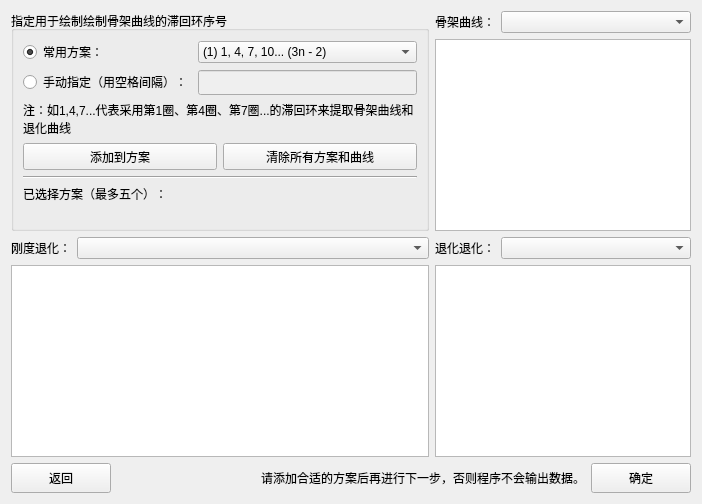
      <widget class="QWidget" name="tab7_1">
       <attribute name="title">
        <string>骨架曲线&amp;&amp;退化曲线</string>
       </attribute>
       <layout class="QVBoxLayout" name="verticalLayout_32">
        <item>
         <layout class="QGridLayout" name="gridLayout_9" rowstretch="1,1" columnstretch="1,1">
          <item row="0" column="0">
           <widget class="QGroupBox" name="groupBox_14">
            <property name="title">
             <string>指定用于绘制绘制骨架曲线的滞回环序号</string>
            </property>
            <layout class="QVBoxLayout" name="verticalLayout_34" stretch="0,0,1">
             <item>
              <layout class="QVBoxLayout" name="verticalLayout_33">
               <item>
                <layout class="QGridLayout" name="gridLayout_8" columnstretch="0,0">
                 <item row="0" column="1">
                  <widget class="QComboBox" name="comboBox_5">
                   <item>
                    <property name="text">
                     <string>(1) 1, 4, 7, 10... (3n - 2)</string>
                    </property>
                   </item>
                   <item>
                    <property name="text">
                     <string>(2) 2, 5, 8, 11... (3n - 1)</string>
                    </property>
                   </item>
                   <item>
                    <property name="text">
                     <string>(3) 3, 6, 9, 12... (3n)</string>
                    </property>
                   </item>
                   <item>
                    <property name="text">
                     <string>(4) 1, 3, 5, 7... (2n - 1)</string>
                    </property>
                   </item>
                   <item>
                    <property name="text">
                     <string>(5) 2, 4, 6, 8... (2n)</string>
                    </property>
                   </item>
                   <item>
                    <property name="text">
                     <string>(6) 1, 2, 3, 4, 5... (n)</string>
                    </property>
                   </item>
                   <item>
                    <property name="text">
                     <string>(7) 6, 12, 16, 18, 20... (2n, n &gt; 9)</string>
                    </property>
                   </item>
                   <item>
                    <property name="text">
                     <string>(8) 5, 11, 15, 17, 19... (2n - 1, n &gt; 9)</string>
                    </property>
                   </item>
                   <item>
                    <property name="text">
                     <string>(9) 1, 2, 3, 6, 9, 12... (3n, n &gt; 3)</string>
                    </property>
                   </item>
                  </widget>
                 </item>
                 <item row="1" column="0">
                  <widget class="QRadioButton" name="radioButton_9">
                   <property name="text">
                    <string>手动指定（用空格间隔）：</string>
                   </property>
                  </widget>
                 </item>
                 <item row="1" column="1">
                  <widget class="QLineEdit" name="lineEdit_27">
                   <property name="enabled">
                    <bool>false</bool>
                   </property>
                   <property name="minimumSize">
                    <size>
                     <width>0</width>
                     <height>25</height>
                    </size>
                   </property>
                  </widget>
                 </item>
                 <item row="0" column="0">
                  <widget class="QRadioButton" name="radioButton_8">
                   <property name="text">
                    <string>常用方案：</string>
                   </property>
                   <property name="checked">
                    <bool>true</bool>
                   </property>
                  </widget>
                 </item>
                </layout>
               </item>
               <item>
                <widget class="QLabel" name="label_58">
                 <property name="text">
                  <string>注：如1,4,7...代表采用第1圈、第4圈、第7圈...的滞回环来提取骨架曲线和退化曲线</string>
                 </property>
                 <property name="wordWrap">
                  <bool>true</bool>
                 </property>
                </widget>
               </item>
               <item>
                <layout class="QHBoxLayout" name="horizontalLayout_39">
                 <item>
                  <widget class="QPushButton" name="pushButton_31">
                   <property name="minimumSize">
                    <size>
                     <width>0</width>
                     <height>27</height>
                    </size>
                   </property>
                   <property name="text">
                    <string>添加到方案</string>
                   </property>
                  </widget>
                 </item>
                 <item>
                  <widget class="QPushButton" name="pushButton_32">
                   <property name="minimumSize">
                    <size>
                     <width>0</width>
                     <height>27</height>
                    </size>
                   </property>
                   <property name="text">
                    <string>清除所有方案和曲线</string>
                   </property>
                  </widget>
                 </item>
                </layout>
               </item>
              </layout>
             </item>
             <item>
              <widget class="Line" name="line_9">
               <property name="orientation">
                <enum>Qt::Horizontal</enum>
               </property>
              </widget>
             </item>
             <item>
              <widget class="QLabel" name="label_57">
               <property name="text">
                <string>已选择方案（最多五个）：</string>
               </property>
               <property name="alignment">
                <set>Qt::AlignLeading|Qt::AlignLeft|Qt::AlignTop</set>
               </property>
               <property name="wordWrap">
                <bool>true</bool>
               </property>
              </widget>
             </item>
            </layout>
           </widget>
          </item>
          <item row="0" column="1">
           <layout class="QVBoxLayout" name="verticalLayout_29" stretch="0,1">
            <item>
             <layout class="QHBoxLayout" name="horizontalLayout_33" stretch="0,1">
              <item>
               <widget class="QLabel" name="label_54">
                <property name="text">
                 <string>骨架曲线：</string>
                </property>
               </widget>
              </item>
              <item>
               <widget class="QComboBox" name="comboBox_2"/>
              </item>
             </layout>
            </item>
            <item>
             <widget class="QGraphicsView" name="graphicsView_13"/>
            </item>
           </layout>
          </item>
          <item row="1" column="0">
           <layout class="QVBoxLayout" name="verticalLayout_30" stretch="0,1">
            <item>
             <layout class="QHBoxLayout" name="horizontalLayout_34" stretch="0,1">
              <item>
               <widget class="QLabel" name="label_55">
                <property name="text">
                 <string>刚度退化：</string>
                </property>
               </widget>
              </item>
              <item>
               <widget class="QComboBox" name="comboBox_3"/>
              </item>
             </layout>
            </item>
            <item>
             <widget class="QGraphicsView" name="graphicsView_14"/>
            </item>
           </layout>
          </item>
          <item row="1" column="1">
           <layout class="QVBoxLayout" name="verticalLayout_31" stretch="0,1">
            <item>
             <layout class="QHBoxLayout" name="horizontalLayout_35" stretch="0,1">
              <item>
               <widget class="QLabel" name="label_56">
                <property name="text">
                 <string>退化退化：</string>
                </property>
               </widget>
              </item>
              <item>
               <widget class="QComboBox" name="comboBox_4"/>
              </item>
             </layout>
            </item>
            <item>
             <widget class="QGraphicsView" name="graphicsView_15"/>
            </item>
           </layout>
          </item>
         </layout>
        </item>
        <item>
         <layout class="QHBoxLayout" name="horizontalLayout_38">
          <item>
           <widget class="QPushButton" name="pushButton_29">
            <property name="minimumSize">
             <size>
              <width>100</width>
              <height>30</height>
             </size>
            </property>
            <property name="maximumSize">
             <size>
              <width>100</width>
              <height>30</height>
             </size>
            </property>
            <property name="text">
             <string>返回</string>
            </property>
           </widget>
          </item>
          <item>
           <spacer name="horizontalSpacer_36">
            <property name="orientation">
             <enum>Qt::Horizontal</enum>
            </property>
            <property name="sizeHint" stdset="0">
             <size>
              <width>40</width>
              <height>20</height>
             </size>
            </property>
           </spacer>
          </item>
          <item>
           <widget class="QLabel" name="label_59">
            <property name="text">
             <string>请添加合适的方案后再进行下一步，否则程序不会输出数据。</string>
            </property>
           </widget>
          </item>
          <item>
           <widget class="QPushButton" name="pushButton_30">
            <property name="minimumSize">
             <size>
              <width>100</width>
              <height>30</height>
             </size>
            </property>
            <property name="maximumSize">
             <size>
              <width>100</width>
              <height>30</height>
             </size>
            </property>
            <property name="text">
             <string>确定</string>
            </property>
           </widget>
          </item>
         </layout>
        </item>
       </layout>
      </widget>
